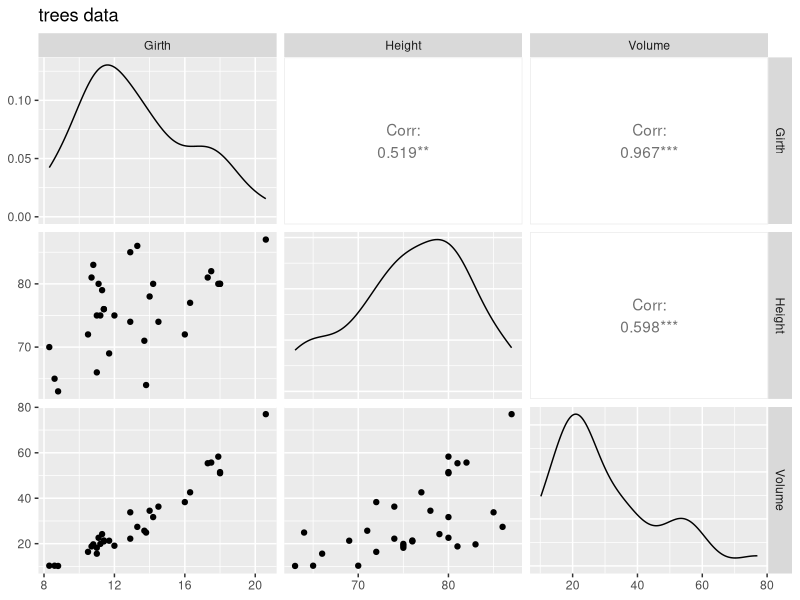
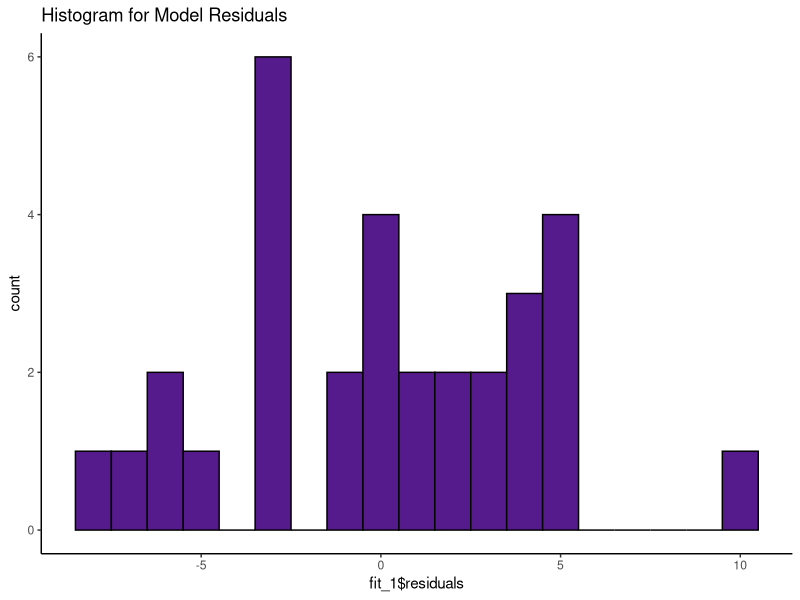
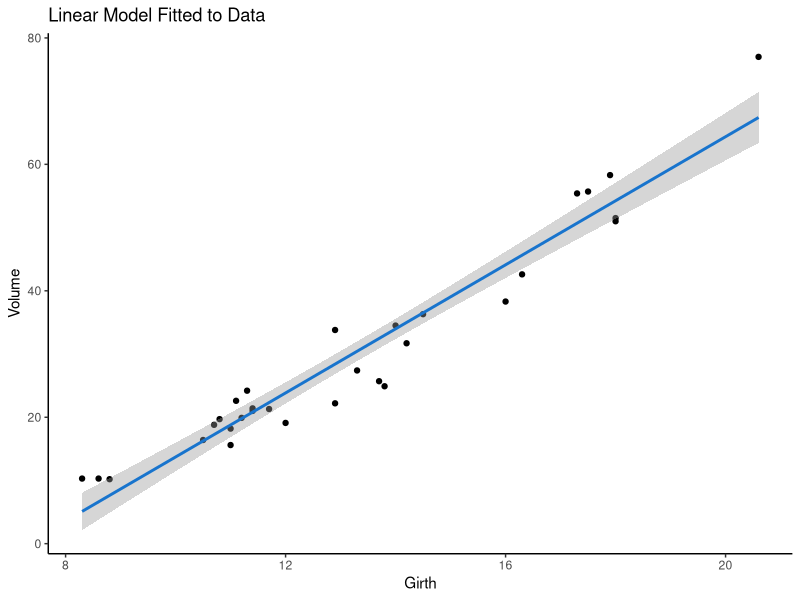
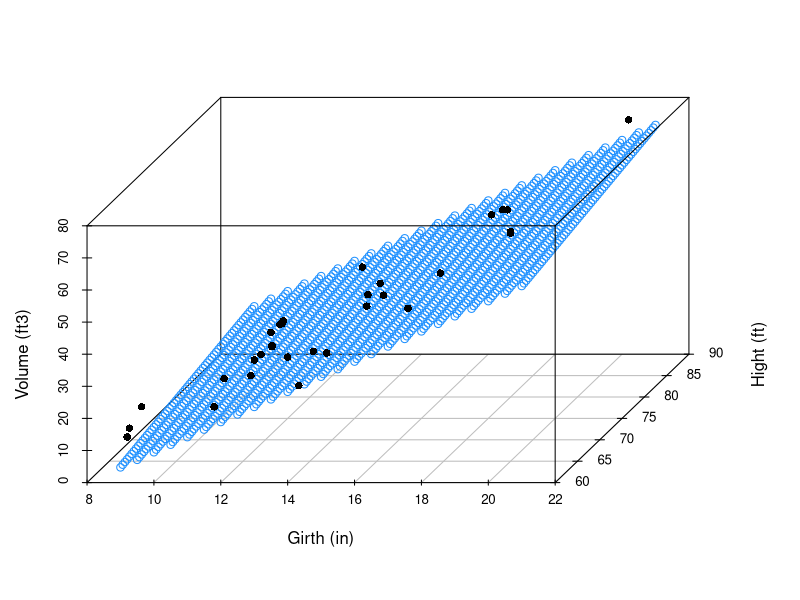
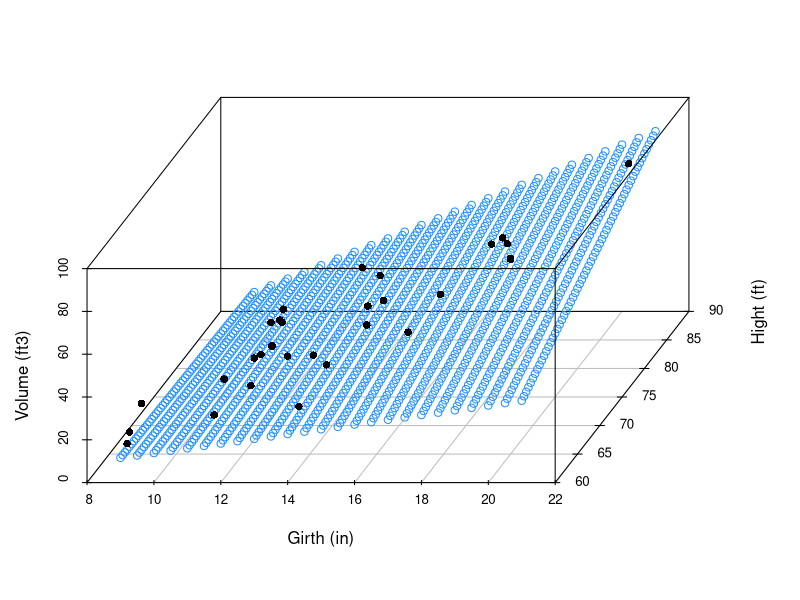

The R source for these figures, in order:
# Sue Wallace
# 10.06.2019

# https://www.dataquest.io/blog/statistical-learning-for-predictive-modeling-r/

# Collect some data relevant to the problem (more is almost always better).
# Clean, augment, and preprocess the data into a convenient form, if needed.
# Conduct an exploratory analysis of the data to get a better sense of it.
# Using what you find as a guide, construct a model of some aspect of the data.
# Use the model to answer the question you started with, and validate your results.

# Predicting cherry tree volume using a linear refression model (being able to determin
# a signal through nosie)

# Load libraries----

library(datasets) # practice data sets
library(ggplot2) # plotting
library(tidyverse) 
library(GGally) # add on to ggplot
library(scatterplot3d) # visualising linear regressions

# Explore data (black cheery trees)----

data(trees)
head(trees)
str(trees)

# Before building a predictive model do see if we can predict the volume of the tree 
# we need to undersatnd if there is a relationship between girth, height, and volume

# There are three varaibles, so ggpairs will give scatterplots for each 
# relationship between variables as well as the strength of correlation

ggpairs(data=trees, columns=1:3, title="trees data")

#he closer the correlation coefficient is to 1, the stronger the relationship is.

# So - Which predictor variables seem related to the response variable? 

# We can see from the top right and bottom left chart taht girth and volume 
# have a clear relationship, or what might be considered a 'liner' relationship

# Can we form a hypothesis?----

# Can we say from the trees data chart created that we know what's going on with
# the data?

# Now to build a linear model using the 'lm' function

fit_1 <- lm(Volume ~ Girth, data = trees) #volume is what is being predicted

# This will create a line that is as close as possible to the 31 observations. 
# the difference between the line and the observations are called residuals. 

# Is this mdel appropriate for the data to make predictions?----

# Can we reject the null hypothesis that there is no relationship between our variables?
# can the model is a good fit for our data?

# Now we can have a look at a summary of the 'fit_1' model to see how well
# the model fits the data in term sof predicting volume of the trees

summary(fit_1)

# Understanding the summary

#Coefficients: Estimate and Std. Error:
  
# The intercept in our example is the expected tree volume if the value of girth was zero. 
#Of course we cannot have a tree with negative volume, but more on that later.

# The slope in our example is the effect of tree girth on tree volume. We see that for each additional inch of girth, the tree volume increases by 5.0659 ft3.
# The coefficient standard errors tell us the average variation of the estimated coefficients from the actual average of our response variable.

# If the p value is smaller than 0.05 then the null hypothesis (this is that there is no
# relationship between girth and volume) can be rejected. In this case the null hypothesis 
# can be rejected

# How well does the model fit the data?----

# We want to see where the residuals sit to see if the model fits the data. If the model 
# fits the data then we would expect to see some symmestry around the 0 residual value

ggplot(data=trees, aes(fit_1$residuals)) +
  geom_histogram(binwidth = 1, color = "black", fill = "purple4") +
  theme(panel.background = element_rect(fill = "white"),
        axis.line.x=element_line(),
        axis.line.y=element_line()) +
  ggtitle("Histogram for Model Residuals")

# residual standard error (4.252 on 29 degrees of freedom)----

# How much does the response variable devaite from the linear model (or the line on the ls graph?)

# R squared (0.9353)----

# How close the data are to the model. This is 0.9 in this example. The closer
# the number is to 1, the better the data fit the model.

# F statistic( 419.4)----

# The larger the number, the better the relationship between the dependent and independent
# variables

# Confidence interval----

ggplot(data = trees, aes(x = Girth, y = Volume)) +
  geom_point() +
  stat_smooth(method = "lm", col = "dodgerblue3") + #this adds a 0.95 confidence interval
  theme(panel.background = element_rect(fill = "white"),
        axis.line.x=element_line(),
        axis.line.y=element_line()) +
  ggtitle("Linear Model Fitted to Data")

# the 0.95 confidence interval is the probability that the true linear model for the girth 
# and volume of all black cherry trees will lie within the confidence interval of the regression model
# fitted to our data.

# Using the model----

# The above analysis shows that this basic linear regression model is fit for purpose.
# This means that we can make some predictions on tree volume using this model

# If we take one tree as an example with the following values we can use this 
# tree to see if we can predict the volume by usin the girth by using the fit_1 list
# developed earlier in the example

# example free (girth = 18.2", height = 72ft, volume = 46.2ft^3)

predict(fit_1, data.frame(Girth = 18.2))

# The predicted volume is 55.2 ft. This is fairly close to the truw value of 46.2ft
# but not quite. Let's see if adding in the height variable aids the prediction.

# multiple linear regression----

# When adding in a new variable we want to add it to the existing model, not 
# a new one. 

fit_2 <- lm(Volume ~ Girth + Height, data = trees)
summary(fit_2)

# the r quared value here is actually higher than it is for 'fit_1' at 0.944

# Now we two predictor variables we need to use scatterplot 3rd to 
# visualise. first we need to create some data

Girth <- seq(9,21, by=0.5) ## make a girth vector
Height <- seq(60,90, by=0.5) ## make a height vector
pred_grid <- expand.grid(Girth = Girth, Height = Height) # dataframe from all combination of the factor variables

# Now make the predicted volumes using the 'fit_2' lm model. This
# will add a new predicted volume variable

pred_grid$Volume2 <- predict(fit_2, new = pred_grid)

# now we can create a 3d scatterplot with the predicted volumes

fit_2_sp <- scatterplot3d(pred_grid$Girth, pred_grid$Height, pred_grid$Volume2, 
                          angle = 60, color = "dodgerblue", pch = 1, 
                          ylab = "Hight (ft)", 
                          xlab = "Girth (in)", 
                          zlab = "Volume (ft3)" )

# do our observations from the 'trees' dataset fit the model?

fit_2_sp$points3d(trees$Girth, trees$Height, trees$Volume, pch=16)

# We can now use the same model to see if we can predict the volume of 
# the tree

predict(fit_2, data.frame(Girth = 18.2, Height = 72))

# Now that height is included we get a predicted volume of 52.13ft. this
# is closer to the true volume that than the 'fit_1' model. So
# we can see that including another variable into the model
# has helped

# However, this model doesn't take into account any interaction
# between height and girth. 

# We know that the taller a tree, the wider the girth will be (see
# the ggpairs plots that were developed earlier). so to account for this
# we need to add an interactivity clause into the model

fit_3 <- lm(Volume ~ Girth * Height, data = trees)
summary(fit_3)

# We use girth* height here, which is actually Girth + Height + Girth * Height

# This amendment to the model has pushed the R value closer to 1,
# which means that the model is now stronger. 

# Now we can apply the model to the predictor values generated for the 
# 'fit_2' model. 

pred_grid$Volume3 <-predict(fit_3, new = pred_grid)

# Let's make a scatterplot

fit_3_sp <- scatterplot3d(pred_grid$Girth, pred_grid$Height, pred_grid$Volume3,
                          angle = 60, color = "dodgerblue", 
                          pch = 1, ylab = "Hight (ft)", xlab = "Girth (in)", 
                          zlab = "Volume (ft3)")

# Now we can overlay our trees data into the plot to see how it fits

fit_3_sp$points3d(trees$Girth, trees$Height, trees$Volume, pch=16)

# Now let's utilise the 'fit_3' model, to see if it can predict the volume
# to a closer degree

predict(fit_3, data.frame(Girth = 18.2, Height = 72))

# Now we get 45.8, which is much closer to the true value of 46.2ft. 

# Caution!----

# This model appears to work for the trees data, however it's important not
# to apply to model to too wide a range of data. 

# To illustrate this point, let’s try to estimate the volume of a small sapling

predict(fit_3, data.frame(Girth = 0.25, Height = 4))

# This gives the sapling which is 4ft tall a volume of 62.8ft^3. 
# we know by common sense that this can't be correct. 
